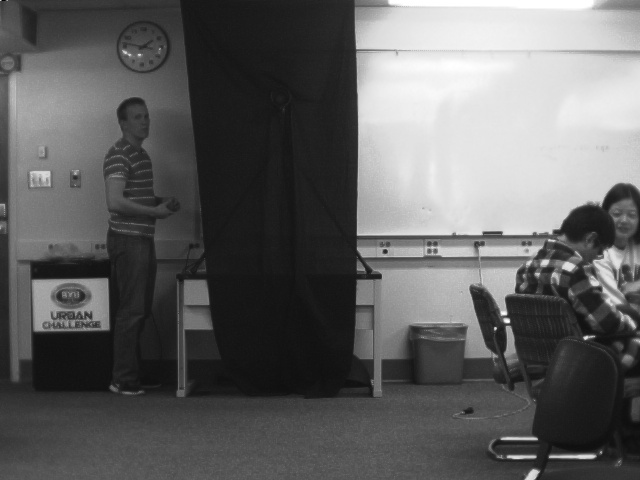
#> input picture Assignment_1/1.jpg, 640 x 480 px, given in place of the camera
$ python task_2.py   (older library calls are emulated)
#> lines starting #> are read from the running program, lines starting #| are printed output that depends on the picture; after the words box and inside, x2 and y2 are one past the last pixel; in counts of white or black regions, pixels touching at a corner belong together
#Jesse Wynn
#ECEN 631 Robotic Vision
#Assignment 1 Task 2
import cv2
import numpy as np

#create a capture object
cap = cv2.VideoCapture(0)
ret, current_frame = cap.read()
#> current_frame is the input picture: shape (480, 640, 3); min 0, max 255, mean 97.1
previous_frame = current_frame

# [9 lines of commented-out code are left out]
while(True):
    #capture frame-by-frame
    ret, frame = cap.read() #comment out for DIFFERENCING

    #here we do operations on the frame (convert to grayscale here)
    gray = cv2.cvtColor(frame, cv2.COLOR_BGR2GRAY)
#    out.write(gray)
    cv2.imshow('WYNN', gray)
    if cv2.waitKey(1) & 0xFF == ord('q'):
#> (key q is pressed here)
        break
#Binarized Thresholding
while(True):
    #capture frame-by-frame
    ret, frame = cap.read() #comment out for DIFFERENCING

    #here we do operations on the frame (convert to grayscale here)
    gray = cv2.cvtColor(frame, cv2.COLOR_BGR2GRAY)
    ret, frame_thresh = cv2.threshold(gray, 127, 255, cv2.THRESH_BINARY)
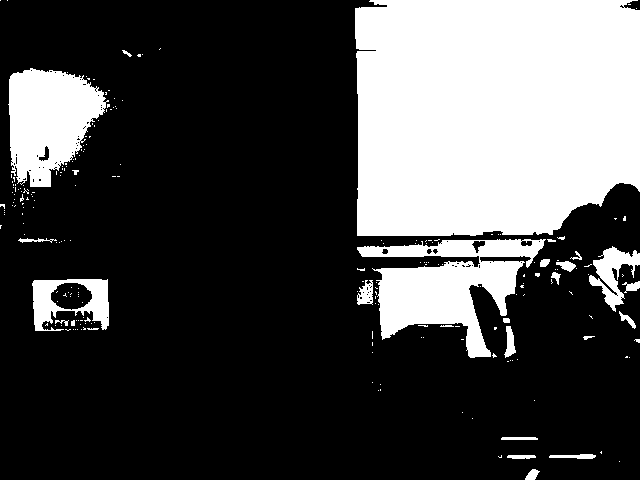
#> frame_thresh: shape (480, 640); 28.5% white; 221 white regions (194 under 20 px), largest, box (x1, y1, x2, y2) and area: (355, 0, 640, 236) 63307, (357, 239, 546, 358) 10297, (8, 68, 109, 187) 7970
#    out.write(frame_thresh)
    cv2.imshow('WYNN', frame_thresh)
    if cv2.waitKey(1) & 0xFF == ord('q'):
#> (key q is pressed here)
        break
#Canny Edges
while(True):
    #capture frame-by-frame
    ret, frame = cap.read() #comment out for DIFFERENCING

    #here we do operations on the frame (convert to grayscale here)
    gray = cv2.cvtColor(frame, cv2.COLOR_BGR2GRAY)
    frame_canny = cv2.Canny(gray,100,200)
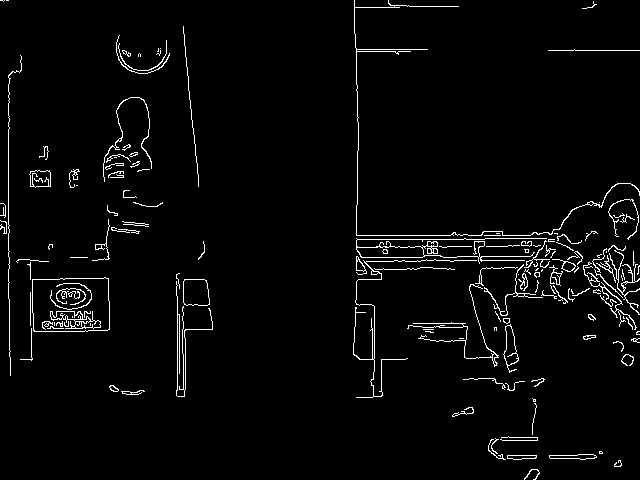
#> frame_canny: shape (480, 640); 3% white in thin lines or dots
#    out.write(frame_canny)
    cv2.imshow('WYNN', frame_canny)
    if cv2.waitKey(1) & 0xFF == ord('q'):
#> (key q is pressed here)
        break
#Harris Corners
while(True):
    #capture frame-by-frame
    ret, frame = cap.read() #comment out for DIFFERENCING

    #here we do operations on the frame (convert to grayscale here)
    gray = cv2.cvtColor(frame, cv2.COLOR_BGR2GRAY)
    gray = np.float32(gray)
    dst = cv2.cornerHarris(gray,2,3,0.04)
    dst = cv2.dilate(dst,None)
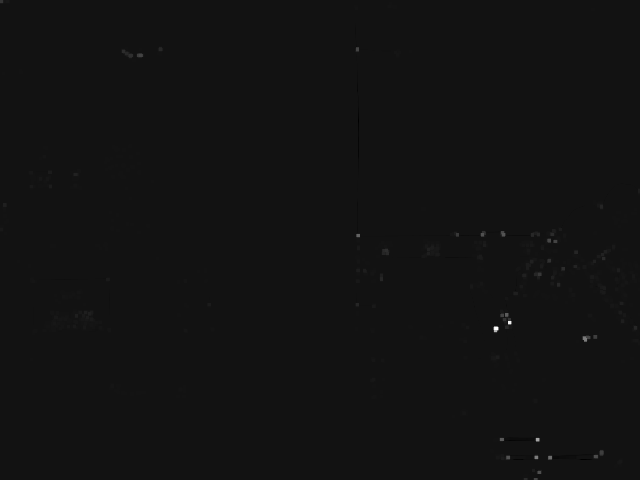
#> dst: shape (480, 640) float32; min -4319348.5, max 54189232, mean 36434; drawn with min black and max white
    ret, dst = cv2.threshold(dst,0.01*dst.max(),225,0)
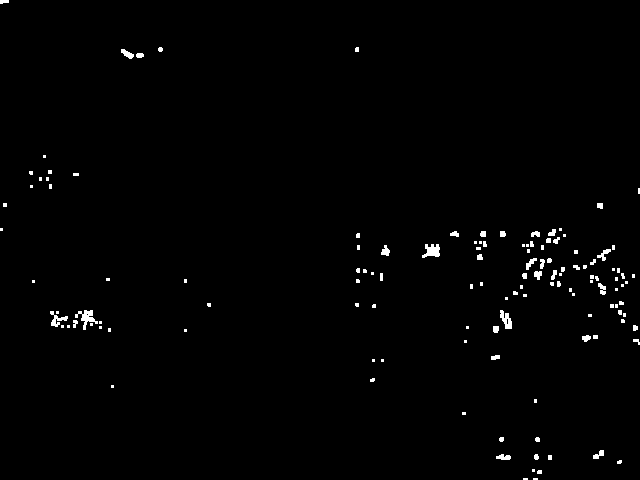
#> dst: shape (480, 640) float32; values 0 (black) and 225 (white), 1% white; 131 white regions (86 under 20 px), largest, box (x1, y1, x2, y2) and area: (75, 310, 98, 330) 179, (422, 244, 440, 258) 166, (500, 310, 512, 329) 132
#> ret = 541892.3
    dst = np.uint8(dst)
#    out.write(dst)
    cv2.imshow('WYNN', dst)
    if cv2.waitKey(1) & 0xFF == ord('q'):
#> (key q is pressed here)
        break
#Hough Lines
while(True):
    #capture frame-by-frame
    ret, frame = cap.read() #comment out for DIFFERENCING

    #here we do operations on the frame (convert to grayscale here)
    gray = cv2.cvtColor(frame, cv2.COLOR_BGR2GRAY)
    edges = cv2.Canny(gray,50,150,apertureSize = 3)
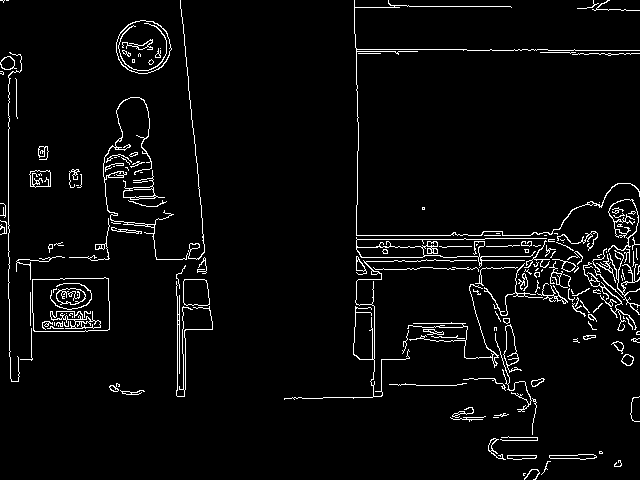
#> edges: shape (480, 640); 4% white in thin lines or dots
    minLineLength = 50
    maxLineGap = 20
    lines = cv2.HoughLinesP(edges,1,np.pi/180,15,minLineLength,maxLineGap)
#> lines = 32 rows, first 6: [575, 50, 639, 50], [366, 261, 393, 261], [497, 256, 530, 256], [356, 84, 356, 48], [480, 260, 524, 260], [356, 235, 394, 235]
    for x in range(0, len(lines)):
        for x1,y1,x2,y2 in lines[x]:
            cv2.line(frame,(x1,y1),(x2,y2),(0,0,255),2)
#> this loop made 32 passes
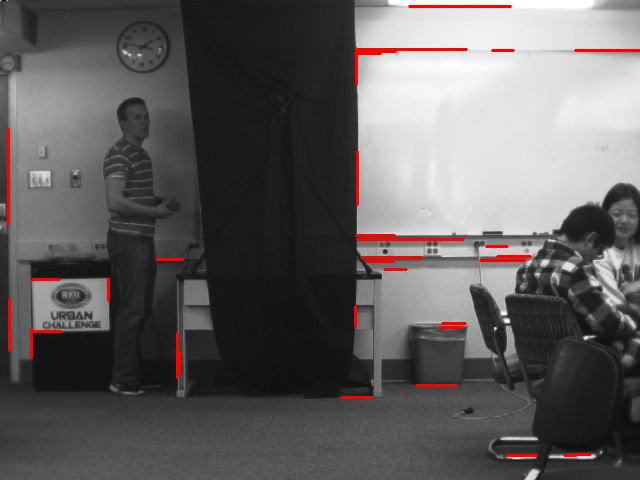
#> frame: shape (480, 640, 3); 1.32% of pixels changed, all inside (x1, y1, x2, y2) = (7, 5, 640, 457)
    gray_frame = cv2.cvtColor(frame, cv2.COLOR_BGR2GRAY)
#    out.write(gray_frame)
    cv2.imshow('WYNN', gray_frame)
    if cv2.waitKey(1) & 0xFF == ord('q'):
#> (key q is pressed here)
        break
#Differencing
while(True):
    current_frame_gray = cv2.cvtColor(current_frame, cv2.COLOR_BGR2GRAY)
    previous_frame_gray = cv2.cvtColor(previous_frame, cv2.COLOR_BGR2GRAY)

    frame_diff = cv2.absdiff(current_frame_gray,previous_frame_gray)
#> frame_diff: shape (480, 640); every value is 0

    previous_frame = current_frame.copy()
    ret, current_frame = cap.read()
#    out.write(frame_diff)
    cv2.imshow('WYNN', frame_diff)
    if cv2.waitKey(1) & 0xFF == ord('q'):
#> (key q is pressed here)
        break
cap.release()
#out.release()
cv2.destroyAllWindows()
